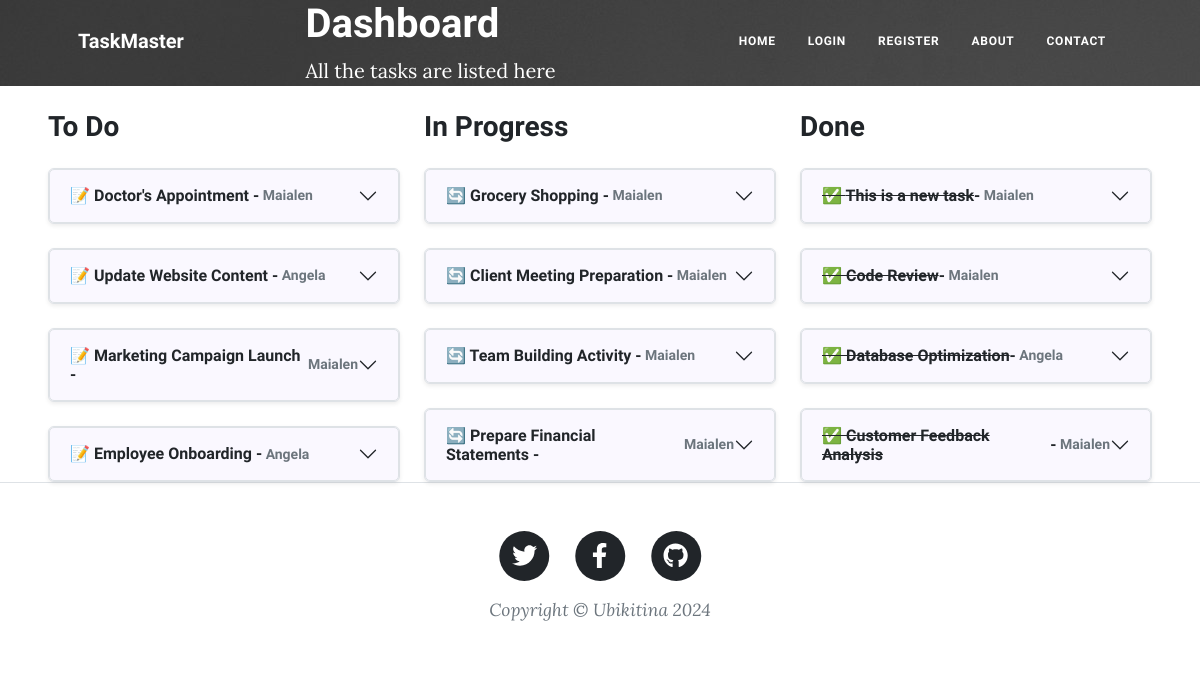
Page /dashboard on the earlier database version.
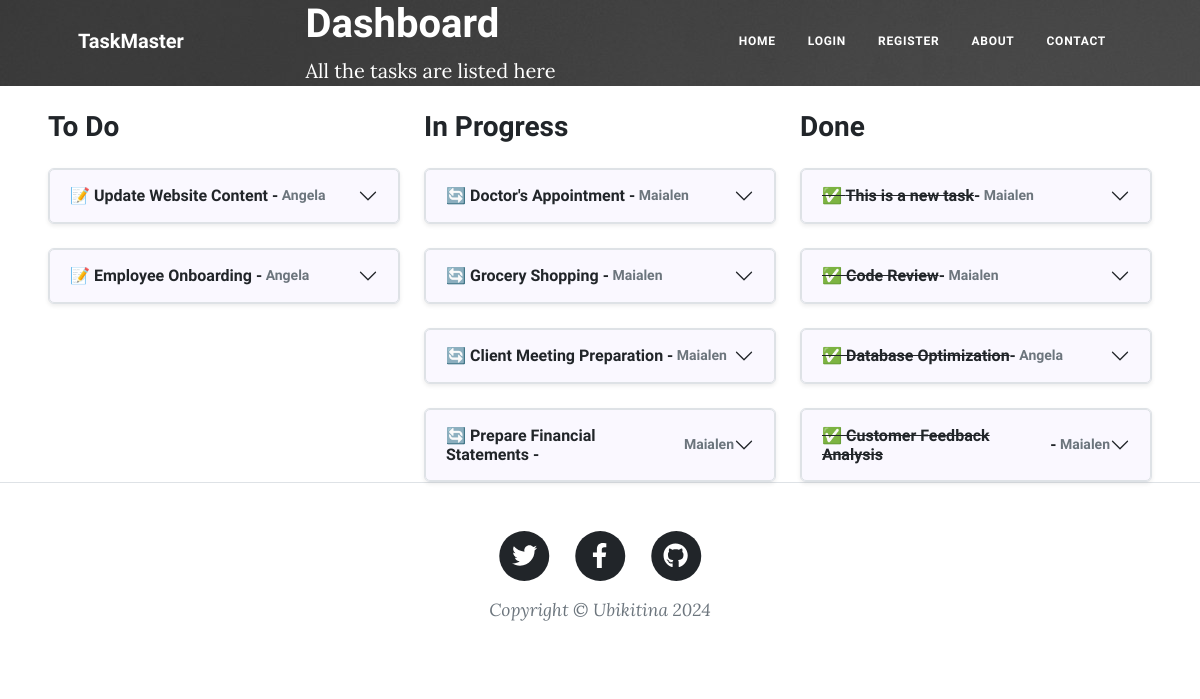
Same page on the later database version.
### main.py (models this page shows)
class Task(db.Model):
    __tablename__ = "tasks"
    id = db.Column(db.Integer, primary_key=True)
    author_id = db.Column(db.Integer, db.ForeignKey("users.id"))
    author = relationship("User", back_populates="tasks")
    title = db.Column(db.String(250), unique=True, nullable=False)
    date = db.Column(db.String(250), nullable=False)
    body = db.Column(db.Text, nullable=False)
    status = db.Column(db.String(250), nullable=False)
    comments = relationship("Comment", back_populates="parent_task")

class User(UserMixin, db.Model):
    __tablename__ = "users"
    id = db.Column(db.Integer, primary_key=True)
    email = db.Column(db.String(100), unique=True)
    password = db.Column(db.String(100))
    name = db.Column(db.String(100))
    tasks = relationship("Task", back_populates="author")  # The "author" refers to the author property in the Task class.
    comments = relationship("Comment", back_populates="comment_author")  # "comment_author" refers to the comment_author property in the Comment class.

### main.py (the view)
@app.route('/dashboard')
def dashboard():
    result = db.session.execute(db.select(Task))
    tasks = result.scalars().all()
    return render_template("dashboard.html", all_tasks=tasks, current_user=current_user)

### templates/dashboard.html (shortened to what this page needs)
{% include "header.html" %}
<header class="main-banner" style="background-image: url('../static/assets/img/home-bg.jpg')">
  <div class="container position-relative px-4 px-lg-5">
    <div class="row gx-4 gx-lg-5 justify-content-center">
      <div class="col-md-10 col-lg-8 col-xl-7">
        <div class="site-heading">
          <h1 style="color: white;">Dashboard</h1>
          <span class="subheading" style="color: white;">All the tasks are listed here</span>
        </div>
      </div>
    </div>
  </div>
</header>
<div class="container-fluid px-4 px-lg-5">
  <div class="row gx-4 gx-lg-5 justify-content-center">
    <div class="col-md-12">
      <div class="row">
        <div class="col-md-4">
          <h3>To Do</h3>
          {% for task in all_tasks if task.status == 'To do' %}
          <div class="accordion" id="postAccordionToDo">
            <div class="accordion-item border rounded shadow-sm">
              <h2 class="accordion-header" id="headingPostToDo{{ task.id }}">
                <button class="accordion-button collapsed" type="button" data-bs-toggle="collapse" data-bs-target="#collapsePostToDo{{ task.id }}" aria-expanded="false" aria-controls="collapsePostToDo{{ task.id }}">
                  📝 {{ task.title }} - <small class="text-muted">&nbsp;{{ task.author.name }}</small>
                </button>
              </h2>
            </div>
          </div>
          {% endfor %}
        </div>
        <div class="col-md-4">
          <h3>In Progress</h3>
          {% for task in all_tasks if task.status == 'In progress' %}
          <div class="accordion" id="postAccordionToDo">
            <div class="accordion-item border rounded shadow-sm">
              <h2 class="accordion-header" id="headingPostToDo{{ task.id }}">
                <button class="accordion-button collapsed" type="button" data-bs-toggle="collapse" data-bs-target="#collapsePostToDo{{ task.id }}" aria-expanded="false" aria-controls="collapsePostToDo{{ task.id }}">
                  🔄 {{ task.title }} - <small class="text-muted">&nbsp;{{ task.author.name }}</small>
                </button>
              </h2>
            </div>
          </div>
          {% endfor %}
        </div>
        <div class="col-md-4">
          <h3>Done</h3>
          {% for task in all_tasks if task.status == 'Done' %}
          <div class="accordion" id="postAccordionToDo">
            <div class="accordion-item border rounded shadow-sm">
              <h2 class="accordion-header" id="headingPostToDo{{ task.id }}">
                <button class="accordion-button collapsed" type="button" data-bs-toggle="collapse" data-bs-target="#collapsePostToDo{{ task.id }}" aria-expanded="false" aria-controls="collapsePostToDo{{ task.id }}">
                  <span style="text-decoration: line-through;">✅ {{ task.title }}</span> - <small class="text-muted">&nbsp;{{ task.author.name }}</small>
                </button>
              </h2>
            </div>
          </div>
          {% endfor %}
        </div>
      </div>
    </div>
  </div>
</div>
{% include "footer.html" %}

Differences in the rows shown:
removed Task: title "Marketing Campaign Launch", author.name "Maialen", shown under "To Do"
removed Task: title "Team Building Activity", author.name "Maialen", shown under "In Progress"
changed Task "Doctor's Appointment": moves from the list under "To Do" to the list under "In Progress"
